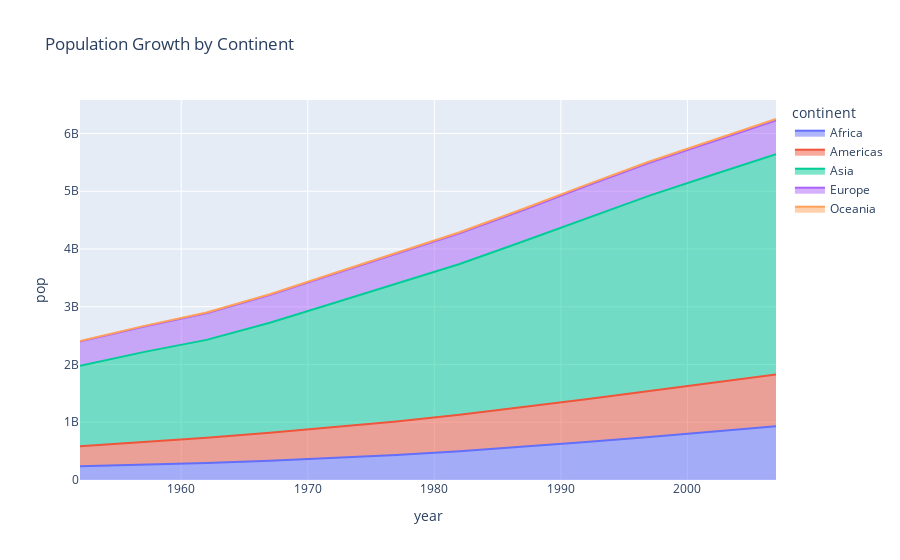

The notebook cell this image was saved under:
### Markdown cell above
## Insight 4: Population Growth by Continent

### Code cell
# Calculating the total population for each continent and year
population_by_continent_df = df.groupby(['continent', 'year'])['pop'].sum().reset_index()

# Creating an area plot for population growth by continent
fig = px.area(population_by_continent_df, x='year', y='pop', color='continent', title='Population Growth by Continent')
fig.show()

### Figure 1 — Plotly figure (JSON) as saved in the notebook; plotly's stock layout.template omitted (floating-point values rounded to 4 significant figures)
{"data": [{"fillpattern": {"shape": ""}, "hovertemplate": "continent=Africa<br>year=%{x}<br>pop=%{y}<extra></extra>", "legendgroup": "Africa", "line": {"color": "#636efa"}, "marker": {"symbol": "circle"}, "mode": "lines", "name": "Africa", "orientation": "v", "showlegend": true, "stackgroup": "1", "type": "scatter", "x": [1952, 1957, 1962, 1967, 1972, 1977, 1982, 1987, 1992, 1997, 2002, 2007], "xaxis": "x", "y": [237640501, 264837738, 296516865, 335289489, 379879541, 433061021, 499348587, 574834110, 659081517, 743832984, 833723916, 929539692], "yaxis": "y"}, {"fillpattern": {"shape": ""}, "hovertemplate": "continent=Americas<br>year=%{x}<br>pop=%{y}<extra></extra>", "legendgroup": "Americas", "line": {"color": "#EF553B"}, "marker": {"symbol": "circle"}, "mode": "lines", "name": "Americas", "orientation": "v", "showlegend": true, "stackgroup": "1", "type": "scatter", "x": [1952, 1957, 1962, 1967, 1972, 1977, 1982, 1987, 1992, 1997, 2002, 2007], "xaxis": "x", "y": [345152446, 386953916, 433270254, 480746623, 529384210, 578067699, 630290920, 682753971, 739274104, 796900410, 849772762, 898871184], "yaxis": "y"}, {"fillpattern": {"shape": ""}, "hovertemplate": "continent=Asia<br>year=%{x}<br>pop=%{y}<extra></extra>", "legendgroup": "Asia", "line": {"color": "#00cc96"}, "marker": {"symbol": "circle"}, "mode": "lines", "name": "Asia", "orientation": "v", "showlegend": true, "stackgroup": "1", "type": "scatter", "x": [1952, 1957, 1962, 1967, 1972, 1977, 1982, 1987, 1992, 1997, 2002, 2007], "xaxis": "x", "y": [1395357351, 1562780599, 1696357182, 1905662900, 2150972248, 2384513556, 2610135582, 2871220762, 3133292191, 3383285500, 3601802203, 3811953827], "yaxis": "y"}, {"fillpattern": {"shape": ""}, "hovertemplate": "continent=Europe<br>year=%{x}<br>pop=%{y}<extra></extra>", "legendgroup": "Europe", "line": {"color": "#ab63fa"}, "marker": {"symbol": "circle"}, "mode": "lines", "name": "Europe", "orientation": "v", "showlegend": true, "stackgroup": "1", "type": "scatter", "x": [1952, 1957, 1962, 1967, 1972, 1977, 1982, 1987, 1992, 1997, 2002, 2007], "xaxis": "x", "y": [418120846, 437890351, 460355155, 481178958, 500635059, 517164531, 531266901, 543094160, 558142797, 568944148, 578223869, 586098529], "yaxis": "y"}, {"fillpattern": {"shape": ""}, "hovertemplate": "continent=Oceania<br>year=%{x}<br>pop=%{y}<extra></extra>", "legendgroup": "Oceania", "line": {"color": "#FFA15A"}, "marker": {"symbol": "circle"}, "mode": "lines", "name": "Oceania", "orientation": "v", "showlegend": true, "stackgroup": "1", "type": "scatter", "x": [1952, 1957, 1962, 1967, 1972, 1977, 1982, 1987, 1992, 1997, 2002, 2007], "xaxis": "x", "y": [10686006, 11941976, 13283518, 14600414, 16106100, 17239000, 18394850, 19574415, 20919651, 22241430, 23454829, 24549947], "yaxis": "y"}], "layout": {"legend": {"title": {"text": "continent"}, "tracegroupgap": 0}, "title": {"text": "Population Growth by Continent"}, "xaxis": {"anchor": "y", "domain": [0, 1], "title": {"text": "year"}}, "yaxis": {"anchor": "x", "domain": [0, 1], "title": {"text": "pop"}}}}
